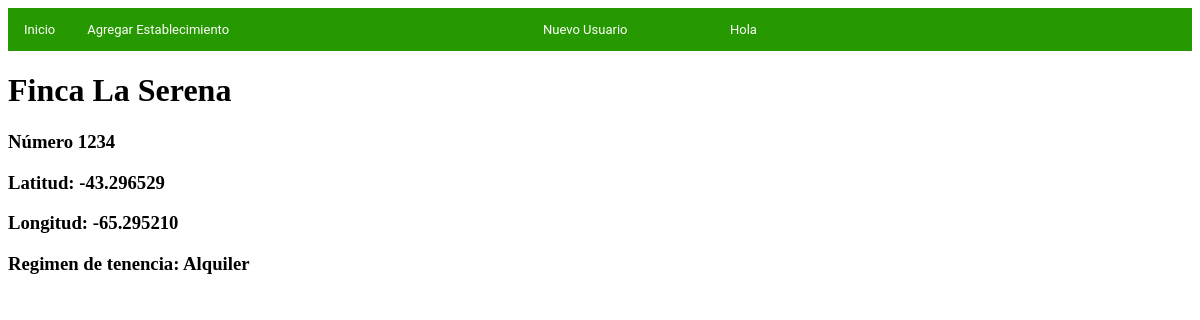
The app's page /establecimientos/1/ with its own data.
### apps/establecimientos/models.py (models this page shows, shortened)
class Establecimiento (models.Model):
    nombre = models.CharField(max_length=50)
    nro = models.IntegerField()
    lat = models.DecimalField(max_digits=9, decimal_places=6)
    long = models.DecimalField(max_digits=9, decimal_places=6)
    regimen = models.ForeignKey(RegimenTenencia, on_delete=models.CASCADE)

class RegimenTenencia (models.Model):
    descripcion = models.CharField(max_length=100)
    def __str__(self):
        return self.descripcion

### apps/establecimientos/views.py (the view)
# urls.py: url(r'^(?P<pk>[0-9]+)/$', views.DetailView.as_view(), name='detalle'),
class DetailView(generic.DetailView):
    model = Establecimiento
    template_name = 'establecimientos/detalle.html'

### apps/establecimientos/templates/establecimientos/detalle.html (shortened to what this page needs)
{% extends 'establecimientos/base.html' %}
{% block body %}
    <h1>{{ establecimiento.nombre}}</h1>
    <h3>Número {{ establecimiento.nro }}</h3>
    <h3>Latitud: {{ establecimiento.lat }}</h3>
    <h3>Longitud: {{ establecimiento.long }}</h3>
    <h3>Regimen de tenencia: {{ establecimiento.regimen }}</h3>
{% endblock %}

### records on screen
Establecimiento: nombre "Finca La Serena", nro "1234", lat "-43.296529", long "-65.295210", regimen "Alquiler"
